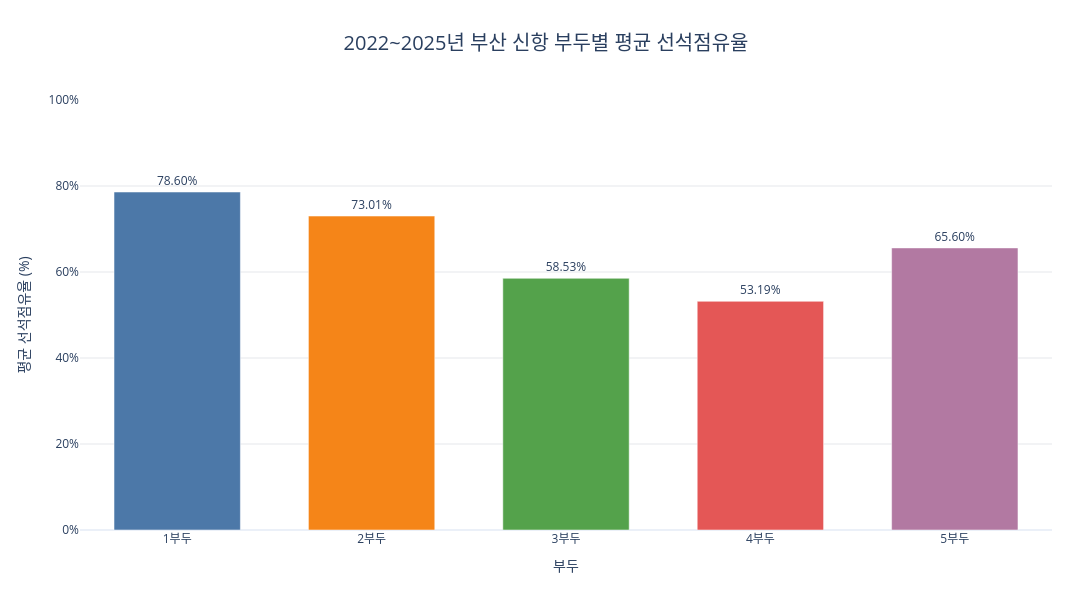

Write notebook code for a chart like this one.
### Markdown cell above
# 부두별 선석별 평균 선석점유율
- 해당선석의 시간 내 총 작업시간/35,064시간(22~25년 전체 시간) * 100

### Code cell
import pandas as pd
import plotly.graph_objects as go

# ======================================
# 1. CSV 불러오기
# ======================================

def load_dataset(filename):
    BASE_DIR = r'C:\work\Final_Project\data'
    EXTENSION = '.csv'
    TARGET_PATH = f'{BASE_DIR}/{filename}{EXTENSION}'

    try:
        return pd.read_csv(TARGET_PATH, encoding='utf-8-sig')
    except FileNotFoundError:
        print(f"파일을 찾을 수 없습니다: {TARGET_PATH}")
        return None
    except UnicodeDecodeError:
        return pd.read_csv(TARGET_PATH, encoding='cp949')


# 부두별 CSV 불러오기
port1 = load_dataset('port1')
port2 = load_dataset('port2')
port3 = load_dataset('port3')
port4 = load_dataset('port4')
port5 = load_dataset('port5')

# 부두 번호와 데이터 연결
ports = [
    (1, port1),
    (2, port2),
    (3, port3),
    (4, port4),
    (5, port5)
]

# 부두별 선석 번호
expected_berths = {
    1: [1, 2, 3],
    2: [4, 5, 6, 7, 8, 9],
    3: [1, 2, 3, 4],
    4: [1, 2, 3, 4],
    5: [1, 2, 3, 4]
}

# 분석 기간: 2022~2025년
START = pd.Timestamp("2022-01-01")
END = pd.Timestamp("2026-01-01")

# 분석 기간 총 시간
period_hours = (END - START).total_seconds() / 3600


# ======================================
# 2. 부두별 작업시간 계산
# ======================================

frames = []

for number, port in ports:

    if port is None:
        raise FileNotFoundError(
            f"{number}부두 CSV 파일을 확인하세요."
        )

    data = port.copy()
    data.columns = data.columns.str.strip()

    # 접안시각 변환
    data["접안시각"] = pd.to_datetime(
        data["접안(예정)일시"],
        errors="coerce"
    )

    # 출항시각 변환
    data["출항시각"] = pd.to_datetime(
        data["출항(예정)일시"],
        errors="coerce"
    )

    # 선석 번호 변환
    data["선석"] = pd.to_numeric(
        data["선석"],
        errors="coerce"
    )

    # 오류 및 누락 데이터 제외
    invalid = (
        data[["접안시각", "출항시각", "선석"]]
        .isna().any(axis=1)
        | (data["출항시각"] < data["접안시각"])
    )

    if invalid.any():
        print(f"{number}부두: 오류·누락 {invalid.sum()}건 제외")

    data = data.loc[~invalid].copy()

    # 해당 부두의 선석만 선택
    data = data[
        data["선석"].isin(expected_berths[number])
    ].copy()

    # 분석 기간과 겹치는 기록 선택
    data = data.loc[
        (data["접안시각"] < END)
        & (data["출항시각"] > START)
    ].copy()

    # 분석 기간에 포함되는 시간만 계산
    work_start = data["접안시각"].clip(lower=START)
    work_end = data["출항시각"].clip(upper=END)

    # 작업시간 = 출항시각 - 접안시각
    data["작업시간_시간"] = (
        work_end - work_start
    ).dt.total_seconds() / 3600

    data["부두"] = number

    frames.append(
        data[["부두", "작업시간_시간"]]
    )

detail = pd.concat(frames, ignore_index=True)


# ======================================
# 3. 부두별 평균 선석점유율 계산
# ======================================

# 부두별 총 작업시간 합산
result = (
    detail.groupby("부두")
    .agg(
        기록수=("작업시간_시간", "count"),
        총작업시간_시간=("작업시간_시간", "sum")
    )
    .reset_index()
)

# 모든 부두가 표시되도록 설정
result = (
    result.set_index("부두")
    .reindex([1, 2, 3, 4, 5])
    .reset_index()
)

# 선석 수
berth_counts = {
    number: len(berths)
    for number, berths in expected_berths.items()
}

result["선석수"] = result["부두"].map(berth_counts)

# 평균 선석점유율 계산
result["평균선석점유율_퍼센트"] = (
    result["총작업시간_시간"]
    / (result["선석수"] * period_hours)
    * 100
)

# 부두 이름
result["부두명"] = result["부두"].astype(str) + "부두"

print("\n[2022~2025년 부산 신항 부두별 평균 선석점유율]")

print(
    result[
        [
            "부두명",
            "선석수",
            "기록수",
            "총작업시간_시간",
            "평균선석점유율_퍼센트"
        ]
    ].round(2).to_string(index=False, na_rep="자료 없음")
)


# ======================================
# 4. Plotly 막대그래프
# ======================================

port_colors = {
    1: "#4C78A8",
    2: "#F58518",
    3: "#54A24B",
    4: "#E45756",
    5: "#B279A2"
}

fig = go.Figure()

for _, row in result.iterrows():

    number = int(row["부두"])
    value = row["평균선석점유율_퍼센트"]

    fig.add_trace(
        go.Bar(
            x=[f"{number}부두"],
            y=[value],
            name=f"{number}부두",
            marker_color=port_colors[number],

            text=(
                f"{value:.2f}%"
                if pd.notna(value)
                else "자료 없음"
            ),
            textposition="outside",

            customdata=[[
                row["총작업시간_시간"],
                row["선석수"],
                row["기록수"]
            ]],

            hovertemplate=(
                "부두: %{x}<br>"
                "평균 선석점유율: %{y:.2f}%<br>"
                "총 작업시간: %{customdata[0]:,.1f}시간<br>"
                "선석 수: %{customdata[1]:.0f}개<br>"
                "기록 수: %{customdata[2]:,.0f}건"
                "<extra></extra>"
            )
        )
    )


# ======================================
# 5. 그래프 디자인
# ======================================

maximum = result["평균선석점유율_퍼센트"].max()

upper = (
    max(100, maximum * 1.15)
    if pd.notna(maximum)
    else 100
)

fig.update_layout(

    title=dict(
        text="2022~2025년 부산 신항 부두별 평균 선석점유율",
        x=0.5,
        xanchor="center",
        font=dict(size=20)
    ),

    xaxis=dict(
        title="부두",
        categoryorder="array",
        categoryarray=[
            "1부두",
            "2부두",
            "3부두",
            "4부두",
            "5부두"
        ],
        showgrid=False
    ),

    yaxis=dict(
        title="평균 선석점유율 (%)",
        range=[0, upper],
        ticksuffix="%",
        showgrid=True,
        gridcolor="#E5E7EB"
    ),

    barmode="group",
    template="plotly_white",

    width=1100,
    height=600,

    bargap=0.35,
    showlegend=False,

    margin=dict(
        t=100,
        b=70,
        l=80,
        r=40
    )
)


# ======================================
# 6. PyCharm 주피터 노트북 출력
# ======================================

fig.show()

### Figure 1 — Plotly figure (JSON) as saved in the notebook; plotly's stock layout.template omitted (floating-point values rounded to 4 significant figures)
{"data": [{"customdata": [[82680.0, 3, 2928]], "hovertemplate": "부두: %{x}<br>평균 선석점유율: %{y:.2f}%<br>총 작업시간: %{customdata[0]:,.1f}시간<br>선석 수: %{customdata[1]:.0f}개<br>기록 수: %{customdata[2]:,.0f}건<extra></extra>", "marker": {"color": "#4C78A8"}, "name": "1부두", "text": "78.60%", "textposition": "outside", "x": ["1부두"], "y": [78.6], "type": "bar"}, {"customdata": [[153600.0, 6, 6726]], "hovertemplate": "부두: %{x}<br>평균 선석점유율: %{y:.2f}%<br>총 작업시간: %{customdata[0]:,.1f}시간<br>선석 수: %{customdata[1]:.0f}개<br>기록 수: %{customdata[2]:,.0f}건<extra></extra>", "marker": {"color": "#F58518"}, "name": "2부두", "text": "73.01%", "textposition": "outside", "x": ["2부두"], "y": [73.01], "type": "bar"}, {"customdata": [[82100.0, 4, 3772]], "hovertemplate": "부두: %{x}<br>평균 선석점유율: %{y:.2f}%<br>총 작업시간: %{customdata[0]:,.1f}시간<br>선석 수: %{customdata[1]:.0f}개<br>기록 수: %{customdata[2]:,.0f}건<extra></extra>", "marker": {"color": "#54A24B"}, "name": "3부두", "text": "58.53%", "textposition": "outside", "x": ["3부두"], "y": [58.53], "type": "bar"}, {"customdata": [[74600.0, 4, 3419]], "hovertemplate": "부두: %{x}<br>평균 선석점유율: %{y:.2f}%<br>총 작업시간: %{customdata[0]:,.1f}시간<br>선석 수: %{customdata[1]:.0f}개<br>기록 수: %{customdata[2]:,.0f}건<extra></extra>", "marker": {"color": "#E45756"}, "name": "4부두", "text": "53.19%", "textposition": "outside", "x": ["4부두"], "y": [53.19], "type": "bar"}, {"customdata": [[92010.0, 4, 3872]], "hovertemplate": "부두: %{x}<br>평균 선석점유율: %{y:.2f}%<br>총 작업시간: %{customdata[0]:,.1f}시간<br>선석 수: %{customdata[1]:.0f}개<br>기록 수: %{customdata[2]:,.0f}건<extra></extra>", "marker": {"color": "#B279A2"}, "name": "5부두", "text": "65.60%", "textposition": "outside", "x": ["5부두"], "y": [65.6], "type": "bar"}], "layout": {"title": {"font": {"size": 20}, "text": "2022~2025년 부산 신항 부두별 평균 선석점유율", "x": 0.5, "xanchor": "center"}, "xaxis": {"title": {"text": "부두"}, "categoryorder": "array", "categoryarray": ["1부두", "2부두", "3부두", "4부두", "5부두"], "showgrid": false}, "yaxis": {"title": {"text": "평균 선석점유율 (%)"}, "range": [0, 100], "ticksuffix": "%", "showgrid": true, "gridcolor": "#E5E7EB"}, "margin": {"t": 100, "b": 70, "l": 80, "r": 40}, "barmode": "group", "width": 1100, "height": 600, "bargap": 0.35, "showlegend": false}}
